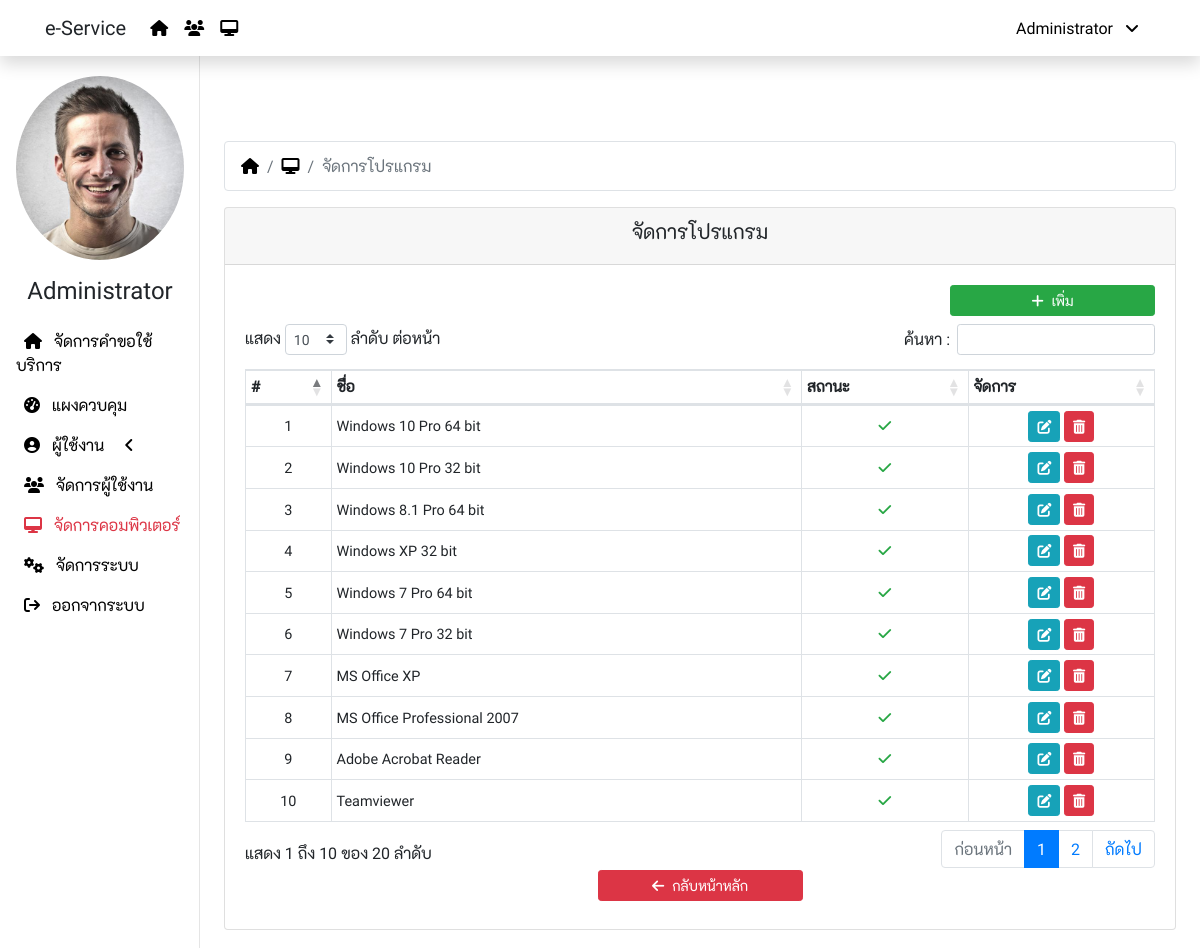
Screenshot of /software.php (signed in) with the database file from the repository.
### tables this page shows
CREATE TABLE `ex_system` (
  `system_id` int(11) NOT NULL,
  `company_name` varchar(200) NOT NULL,
  `email` varchar(50) NOT NULL,
  `mail_option` varchar(1) NOT NULL DEFAULT '0',
  `gmail_name` varchar(50) NOT NULL,
  `gmail_username` varchar(50) NOT NULL,
  `gmail_password` varchar(200) NOT NULL,
  `line_token` varchar(200) NOT NULL,
  `line_token_k1` varchar(200) NOT NULL,
  `line_token_k3` varchar(200) NOT NULL,
  `password_default` varchar(50) NOT NULL,
  `user_code` varchar(20) NOT NULL,
  `system_create` varchar(50) NOT NULL,
  `system_update` timestamp NOT NULL DEFAULT CURRENT_TIMESTAMP ON UPDATE CURRENT_TIMESTAMP
);

CREATE TABLE `ex_user` (
  `user_id` int(11) NOT NULL,
  `user_code` varchar(20) NOT NULL,
  `user_name` varchar(100) NOT NULL,
  `user_surname` varchar(100) NOT NULL,
  `user_picture` varchar(20) NOT NULL,
  `user_nickname` varchar(50) NOT NULL,
  `dep_id` int(11) NOT NULL,
  `bra_id` int(11) NOT NULL,
  `user_branch` varchar(20) NOT NULL,
  `user_email` varchar(100) NOT NULL,
  `user_telephone` varchar(50) NOT NULL,
  `user_mobile` varchar(50) NOT NULL,
  `user_line` varchar(50) NOT NULL,
  `user_level` int(11) NOT NULL DEFAULT '1',
  `user_approve` int(1) NOT NULL DEFAULT '0',
  `user_status` int(1) NOT NULL DEFAULT '1',
  `user_create` varchar(50) NOT NULL,
  `user_update` timestamp NOT NULL DEFAULT CURRENT_TIMESTAMP ON UPDATE CURRENT_TIMESTAMP
);

CREATE TABLE `ex_software` (
  `sw_id` int(11) NOT NULL,
  `sw_name` varchar(200) NOT NULL,
  `sw_status` int(1) NOT NULL DEFAULT '1',
  `sw_create` varchar(50) NOT NULL,
  `sw_update` timestamp NOT NULL DEFAULT CURRENT_TIMESTAMP ON UPDATE CURRENT_TIMESTAMP
);

### config/function.php (called while the page is built, shortened)
<?php
  function getCompany(){
    global $dbcon;
    $sql = "SELECT company_name FROM ex_system";
    $stmt = $dbcon->prepare($sql);
    $stmt->execute();
    $row = $stmt->fetch();
    $get = $row['company_name'];
    return $get;
  }
  function getUserPicture($code){
    global $dbcon;
    $data = [$code];
    $sql = "SELECT user_picture FROM ex_user WHERE user_code = ?";
    $stmt = $dbcon->prepare($sql);
    $stmt->execute($data);
    $row = $stmt->fetch();
    $get = $row['user_picture'];
    return $get;
  }
  function getUserNickname($code){
    global $dbcon;
    $data = [$code];
    $sql = "SELECT user_nickname FROM ex_user WHERE user_code = ?";
    $stmt = $dbcon->prepare($sql);
    $stmt->execute($data);
    $row = $stmt->fetch();
    $get = $row['user_nickname'];
    return $get;
  }
  function getUserLevel($code){
    global $dbcon;
    $data = [$code];
    $sql = "SELECT user_level FROM ex_user WHERE user_code = ?";
    $stmt = $dbcon->prepare($sql);
    $stmt->execute($data);
    $row = $stmt->fetch();
    $get = $row['user_level'];
    return $get;
  }
  function getSoftware(){
    global $dbcon;
    $sql = "SELECT * FROM ex_software ORDER BY sw_id ASC";
    $stmt = $dbcon->prepare($sql);
    $stmt->execute();
    return $stmt;
  }
?>

### software.php (the view, shortened to what this page needs)
<?php
  include_once 'config/connection.php';
  include_once 'config/function.php';
  $act = isset($_GET['act']) ? $_GET['act'] : 'index';
?>
<!DOCTYPE html>
<html lang="en">
<head>
  <link rel="stylesheet" href="node_modules/bootstrap/dist/css/bootstrap.min.css">
  <link rel="stylesheet" href="node_modules/@fortawesome/fontawesome-pro/css/all.min.css">
  <link rel="stylesheet" href="node_modules/datatables.net-bs4/css/dataTables.bootstrap4.min.css">
  <link rel="stylesheet" href="public/css/custom.css">
</head>
<body>
  <?php include_once 'inc/navbar.php' ?>
  <div class="container-fluid">
    <div class="row">
      <?php include_once 'inc/sidemenu.php' ?>
      <main role="main" class="col-xl-10 col-md-9 ml-sm-auto px-4">
        <?php
          if($act == 'index'):
        ?>
        <nav>
          <ol class="breadcrumb bg-white border">
            <li class="breadcrumb-item">
              <a href="request.php"><i class="fas fa-home"></i></a>
            </li>
            <li class="breadcrumb-item">
              <a href="computers.php"><i class="fas fa-desktop"></i></a>
            </li>
            <li class="breadcrumb-item active">
              จัดการโปรแกรม
            </li>
          </ol>
        </nav>
        <div class="row justify-content-center">
          <div class="col-12">
            <div class="card">
              <div class="card-header">
                <h5 class="text-center">จัดการโปรแกรม</h5>
              </div>
              <div class="card-body">
                <div class="row justify-content-end">
                  <div class="col-xl-3 col-md-6 mb-2">
                    <a href="?act=add" class="btn btn-success btn-sm btn-block">
                      <i class="fas fa-plus mr-2"></i>เพิ่ม
                    </a>
                  </div>
                </div>
                <div class="row justify-content-center">
                  <div class="col-12">
                    <div class="table-responsive">
                      <table id="data" class="table table-bordered table-hover table-sm">
                        <thead>
                          <tr>
                            <th>#</th>
                            <th>ชื่อ</th>
                            <th>สถานะ</th>
                            <th>จัดการ</th>
                          </tr>
                        </thead>
                        <tbody>
                          <?php
                            $softwares = getSoftware();
                            foreach($softwares as $key => $row):
                          ?>
                          <tr>
                            <td><?php echo $key+1 ?></td>
                            <td class="text-left"><?php echo $row['sw_name'] ?></td>
                            <td>
                              <?php echo ($row['sw_status'] == 1
                                ? '<i class="fas fa-check text-success"></i>'
                                : '<i class="fas fa-times-circle text-danger"></i>')
                              ?>
                            </td>
                            <td>
                              <a href="?act=edit&id=<?php echo $row['sw_id'] ?>" class="btn btn-info btn-sm">
                                <i class="fas fa-edit"></i>
                              </a>
                              <a class="btn btn-danger btn-sm" href="?act=delete&id=<?php echo $row['sw_id'] ?>"
                                  onClick="return confirm('Are you sure?');">
                                  <i class="fas fa-trash-alt"></i>
                              </a>
                            </td>
                          </tr>
                          <?php
                            endforeach;
                          ?>
                        </tbody>
                      </table>
                    </div>
                  </div>
                  <div class="col-sm-3 pb-2">
                    <a class="btn btn-danger btn-sm btn-block" href="computers.php">
                      <i class="fa fa-arrow-left pr-2"></i>กลับหน้าหลัก
                    </a>
                  </div>
                </div>
              </div>
            </div>
          </div>
        </div>
        <?php
          endif;
        ?>
      </main>
    </div>
  </div>
</body>
</html>

### inc/navbar.php (shortened to what this page needs)
<?php
	$check_level = getUserLevel($_SESSION['user_code']);
?>
<nav class="navbar navbar-expand-lg bg-white fixed-top flex-md-nowrap shadow">
  <div class="container">
    <span class="navbar-brand"><?php echo getCompany() ?></span>
    <div class="collapse navbar-collapse" id="navbarMenu">
      <ul class="navbar-nav mr-auto">
        <li class="nav-item">
          <a class="nav-link" href="request.php">
            <i class="fas fa-home"></i>
          </a>
        </li>
		<?php if($check_level == 69 || $check_level == 99): ?>
		<li class="nav-item">
		  <a class="nav-link" href="users.php">
            <i class="fas fa-users"></i>
          </a>
        </li>
		<li class="nav-item">
		  <a class="nav-link" href="computers.php">
            <i class="fas fa-desktop"></i>
          </a>
        </li>
		<?php endif ?>
      </ul>
      <ul class="navbar-nav ml-auto">
        <li class="nav-item dropdown">
          <a class="nav-link" href="javascript:void(0)" data-toggle="dropdown">
            <?php echo getUserNickname($_SESSION['user_code']); ?>
            <i class="fa fa-angle-down px-2"></i>
          </a>
        </li>
      </ul>
    </div>
  </div>
</nav>

### inc/sidemenu.php (shortened to what this page needs)
<nav class="col-xl-2 col-md-3 d-none d-md-block sidebar">
  <div class="sidebar-sticky">
    <ul class="nav flex-column">
      <li class="nav-item">
        <img class="nav-link img-fluid picture-profile mx-auto d-block"
          src="public/images/users/<?php echo getUserPicture($_SESSION['user_code']) ?>" alt="">
      </li>
      <li class="nav-item">
        <h4 class="nav-link text-center">
          <?php echo getUserNickname($_SESSION['user_code']); ?>
        </h4>
      </li>
      <?php
        $request = strpos($_SERVER['PHP_SELF'], "request.php");
        $view = strpos($_SERVER['PHP_SELF'], "view.php");
        $manage = strpos($_SERVER['PHP_SELF'], "manage.php");
        $category = strpos($_SERVER['PHP_SELF'], "category.php");
        $service = strpos($_SERVER['PHP_SELF'], "service.php");
        $status = strpos($_SERVER['PHP_SELF'], "status.php");
        $dashboard = strpos($_SERVER['PHP_SELF'], "dashboard.php");
        $profile = strpos($_SERVER['PHP_SELF'], "profile.php");
        $chgpwd = strpos($_SERVER['PHP_SELF'], "change_pwd.php");
        $departments = strpos($_SERVER['PHP_SELF'], "departments.php");
        $log = strpos($_SERVER['PHP_SELF'], "log.php");
        $users = strpos($_SERVER['PHP_SELF'], "users.php");
        $computers = strpos($_SERVER['PHP_SELF'], "computers.php");
        $software = strpos($_SERVER['PHP_SELF'], "software.php");
        $system = strpos($_SERVER['PHP_SELF'], "system.php");
        $check_level = getUserLevel($_SESSION['user_code']);
      ?>
      <li class="nav-item <?php if($request || $category || $service || $status || $view || $manage) echo 'active' ?>">
        <a class="nav-link" href="request.php">
          <i class="fas fa-home px-2"></i>
          จัดการคำขอใช้บริการ
        </a>
      </li>
      <?php if($check_level == 69 || $check_level == 99): ?>
      <li class="nav-item <?php if($dashboard) echo 'active' ?>">
        <a class="nav-link" href="dashboard.php">
          <i class="fas fa-tachometer-alt px-2"></i>
          แผงควบคุม
        </a>
      </li>
      <?php endif ?>
      <li class="nav-item">
        <a class="nav-link" data-toggle="collapse" href="#sub_dashboard">
          <i class="fas fa-user-circle px-2"></i>
          ผู้ใช้งาน
          <i class="fas fa-angle-<?php echo ($profile || $chgpwd ? 'down' : 'left') ?> px-3"></i>
        </a>
      </li>
      <?php if($check_level == 69 || $check_level == 99): ?>
      <li class="nav-item <?php if($users || $departments || $log) echo 'active' ?>">
        <a class="nav-link" href="users.php">
          <i class="fas fa-users px-2"></i>
          จัดการผู้ใช้งาน
        </a>
      </li>
      <li class="nav-item <?php if($computers || $software) echo 'active' ?>">
        <a class="nav-link" href="computers.php">
          <i class="fas fa-desktop px-2"></i>
          จัดการคอมพิวเตอร์
        </a>
      </li>
      <?php
        endif;
        if($check_level == 99):
      ?>
      <li class="nav-item <?php if($system) echo 'active' ?>">
        <a class="nav-link" href="system.php">
          <i class="fas fa-cogs px-2"></i>
          จัดการระบบ
        </a>
      </li>
      <?php endif; ?>
      <li class="nav-item">
        <a class="nav-link" href="logout.php" onClick="return confirm('Are you sure?');">
          <i class="fas fa-sign-out px-2"></i>
          ออกจากระบบ
        </a>
      </li>
    </ul>
  </div>
</nav>

### public/css/custom.css (style rules this page uses)
body { font-family: 'robotoregular', 'k2dregular', Tahoma; }
td, tr { white-space: normal; text-align: center; vertical-align: middle !important; font-size: 0.95em; }
a { color: #000; }
.active , .active a { color: #DC3545; }
.sidebar { position: fixed; top: 0; bottom: 0; left: 0; z-index: 100; padding: 60px 0 0; box-shadow: inset -1px 0 0 rgba(0, 0, 0, .1); }
.sidebar-sticky { position: relative; top: 0; height: calc(100vh - 60px); padding-top: .5rem; overflow-x: hidden; overflow-y: auto; }
.picture-profile { width: 200px; height: 200px; border-radius: 50%; object-fit: cover; }
[role="main"] { padding-top: 80px; }

### rows the page displays
ex_system: company_name "e-Service"
ex_user: user_nickname "Administrator", user_picture (picture)
ex_software: sw_name "Windows 10 Pro 64 bit", sw_status 1 (drawn)
ex_software: sw_name "Windows 10 Pro 32 bit", sw_status 1 (drawn)
ex_software: sw_name "Windows 8.1 Pro 64 bit", sw_status 1 (drawn)
ex_software: sw_name "Windows XP 32 bit", sw_status 1 (drawn)
ex_software: sw_name "Windows 7 Pro 64 bit", sw_status 1 (drawn)
ex_software: sw_name "Windows 7 Pro 32 bit", sw_status 1 (drawn)
ex_software: sw_name "MS Office XP", sw_status 1 (drawn)
ex_software: sw_name "MS Office Professional 2007", sw_status 1 (drawn)
ex_software: sw_name "Adobe Acrobat Reader", sw_status 1 (drawn)
ex_software: sw_name "Teamviewer", sw_status 1 (drawn)
